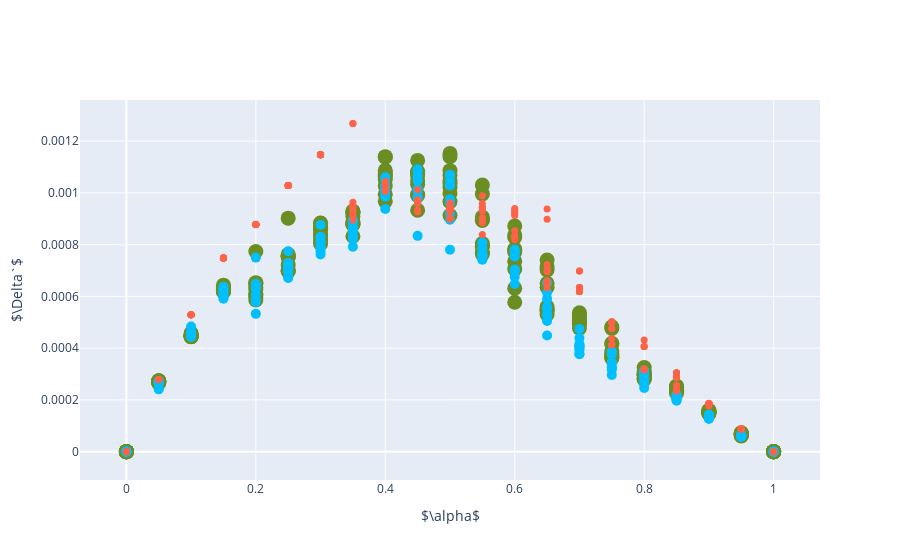

The notebook cell saved with this chart:
### Code cell
plot_dots_2d(delta_on_new_graph, '$\Delta`$', 'data/plots/cora/cora_delta_new.pdf')

### Figure 1 — Plotly figure (JSON) as saved in the notebook; plotly's stock layout.template omitted (floating-point values rounded to 4 significant figures; data arrays with more than 128 entries replaced by an {"elided": "..."} marker saying what was removed)
{"data": [{"line": {"color": "olivedrab", "dash": "dash", "width": 2}, "marker": {"size": 15}, "mode": "markers", "name": "Early Fusion", "type": "scatter", "x": {"elided": "210 float values"}, "y": {"elided": "210 float values"}}, {"line": {"color": "deepskyblue", "dash": "dash", "width": 2}, "marker": {"size": 10}, "mode": "markers", "name": "Simultaneous Fusion", "type": "scatter", "x": {"elided": "210 float values"}, "y": {"elided": "210 float values"}}, {"line": {"color": "tomato", "dash": "dash", "width": 2}, "marker": {"size": 7}, "mode": "markers", "name": "Late Fusion", "type": "scatter", "x": {"elided": "210 float values"}, "y": {"elided": "210 float values"}}], "layout": {"showlegend": false, "xaxis": {"title": {"text": "$\\alpha$"}}, "yaxis": {"title": {"text": "$\\Delta`$"}}}}
